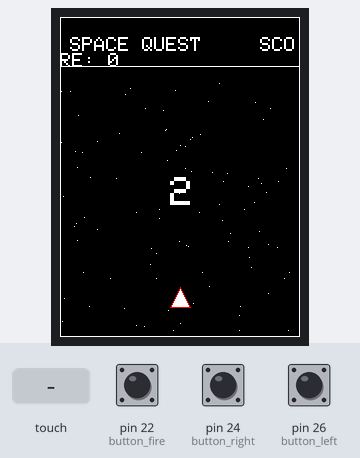
A sketch run on a simulated Arduino Mega 2560, built with avr-gcc and run on an emulated ATmega2560. On the bench: 240×320 colour display. The inputs (shaded band) are chosen by the test bench; at power-on: pin 22 (button_fire) LOW, pin 24 (button_right) LOW, pin 26 (button_left) LOW. Random numbers use the default seed unless the sketch sets one; what the sketch prints to the serial monitor is not drawn.

Above: at 2.0 s.
2.1 s: touch panel pressed at 13 % / 70 % of its raw x / y range
At 4.01 s:
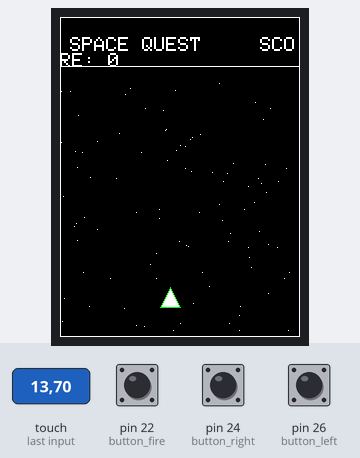
5.1 s: pin 22 (button_fire) pulled HIGH for 0.15 s
6.8 s: pin 22 (button_fire) pulled HIGH for 1 s
At 6.9 s:
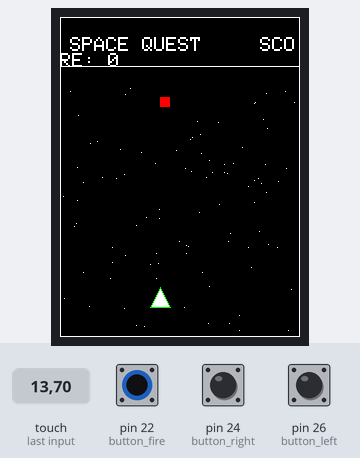
9.3 s: touch panel pressed at 13 % / 90 % of its raw x / y range
At 9.47 s:
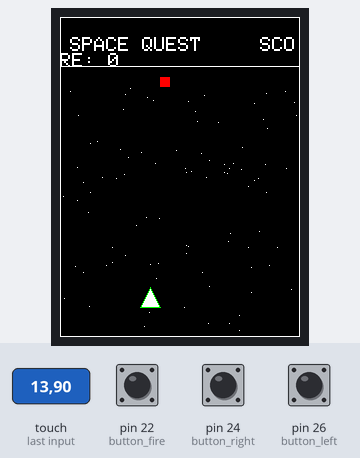
10.9 s: pin 24 (button_right) pulled HIGH for 0.15 s
At 12.0 s:
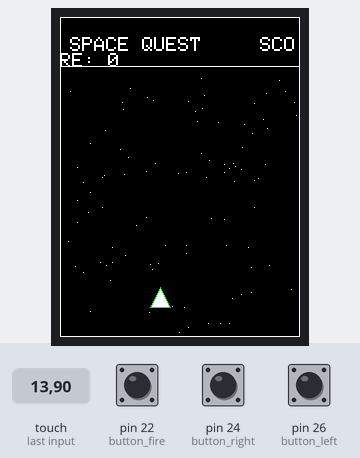
12.5 s: pin 26 (button_left) pulled HIGH for 0.15 s
At 13.1 s:
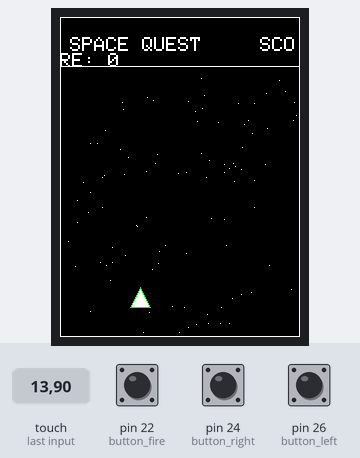

The sketch:

gmae.ino
```cpp
// Paint example specifically for the TFTLCD breakout board.
// If using the Arduino shield, use the tftpaint_shield.pde sketch instead!
// DOES NOT CURRENTLY WORK ON ARDUINO LEONARDO
//Technical support:goodtft@163.com

#include <Adafruit_GFX.h>    // Core graphics library
#include <Adafruit_TFTLCD.h> // Hardware-specific library
#include <TouchScreen.h>
#include "DHT.h"

#if defined(__SAM3X8E__)
    #undef __FlashStringHelper::F(string_literal)
    #define F(string_literal) string_literal
#endif

#define YP A2  // must be an analog pin, use "An" notation!
#define XM A3  // must be an analog pin, use "An" notation!
#define YM 8   // can be a digital pin
#define XP 9   // can be a digital pin

#define TS_MINX 130
#define TS_MAXX 905

#define TS_MINY 75
#define TS_MAXY 930

TouchScreen ts = TouchScreen(XP, YP, XM, YM, 300);

#define LCD_CS A3
#define LCD_CD A2
#define LCD_WR A1
#define LCD_RD A0
#define LCD_RESET A4
#define  BLACK   0x0000
#define BLUE    0x001F
#define RED     0xF800
#define GREEN   0x07E0
#define CYAN    0x07FF
#define MAGENTA 0xF81F
#define YELLOW  0xFFE0
#define WHITE   0xFFFF

#define DHTPIN 22
#define DHTTYPE DHT22

DHT dht(DHTPIN, DHTTYPE);
int oldcolor, currentcolor;

int stars_i[100];
int stars_j[100];
int star_count = 0;
int loop_count = 0;

int ship_x;
int ship_y;
int ship_h;
int ship_last_x = ship_x;
int ship_last_y = ship_y;

const int button_fire = 22;
const int button_left = 26;
const int button_right = 24;

int left_state = 0;
int right_state = 0;
int fire_state = 0;

int shots[] = {50,50,50,0,0,0,0,0,0};

int begin_st = true;

#include <MCUFRIEND_kbv.h>
MCUFRIEND_kbv tft;
void setup(void) {
  Serial.begin(9600);

  tft.reset();

  uint16_t identifier = tft.readID();

  pinMode(button_left, INPUT);
  pinMode(button_right, INPUT);
  pinMode(button_fire, INPUT);

  if(identifier == 0x9325) {
    Serial.println(F("Found ILI9325 LCD driver"));
  } else if(identifier == 0x9328) {
    Serial.println(F("Found ILI9328 LCD driver"));
  } else if(identifier == 0x4535) {
    Serial.println(F("Found LGDP4535 LCD driver"));
  }else if(identifier == 0x7575) {
    Serial.println(F("Found HX8347G LCD driver"));
  } else if(identifier == 0x9341) {
    Serial.println(F("Found ILI9341 LCD driver"));
  }else if(identifier == 0x7783) {
    Serial.println(F("Found ST7781 LCD driver"));
  }else if(identifier == 0x8230) {
    Serial.println(F("Found UC8230 LCD driver"));
  }
  else if(identifier == 0x8357) {
    Serial.println(F("Found HX8357D LCD driver"));
  } else if(identifier==0x0101)
  {
      identifier=0x9341;
       Serial.println(F("Found 0x9341 LCD driver"));
  }else if(identifier==0x9481)
  {
       Serial.println(F("Found 0x9481 LCD driver"));
  }
  else if(identifier==0x9486)
  {
       Serial.println(F("Found 0x9486 LCD driver"));
  }
  else {
    Serial.print(F("Unknown LCD driver chip: "));
    Serial.println(identifier, HEX);
    Serial.println(F("If using the Adafruit 2.8\" TFT Arduino shield, the line:"));
    Serial.println(F("  #define USE_ADAFRUIT_SHIELD_PINOUT"));
    Serial.println(F("should appear in the library header (Adafruit_TFT.h)."));
    Serial.println(F("If using the breakout board, it should NOT be #defined!"));
    Serial.println(F("Also if using the breakout, double-check that all wiring"));
    Serial.println(F("matches the tutorial."));
    identifier=0x9486;

  }

  tft.begin(identifier);
  Serial.print("TFT size is "); Serial.print(tft.width()); Serial.print("x"); Serial.println(tft.height());
  tft.setRotation(0);

  tft.fillScreen(BLACK);

  /*void drawRoundRect(uint16_t x0, uint16_t y0, uint16_t w, uint16_t h, uint16_t radius, uint16_t color);*/
  tft.drawRect(0,0,tft.width(),tft.height(),WHITE);
  tft.drawRect(0,0,tft.width(),50,WHITE);

  //51 draw stars
  int rando_j = 0;
  int rando_i = 0;
  int v = 0;
  for (v; v < 100; v++) {
      rando_i = random(1, tft.width() - 1);
      rando_j = random(51, tft.height() - 1);
      stars_i[v] = rando_i;
      stars_j[v] = rando_j;
  }
  int i = 0;
  for (i; i < 100; i++) {
    tft.drawPixel(stars_i[i], stars_j[i], WHITE);
  }

  //draw ship
  tft.fillTriangle((tft.width()/2)-10,tft.height()-30,(tft.width()/2)+10,tft.height()-30, tft.width()/2, tft.height() - 50,WHITE);
  tft.drawTriangle((tft.width()/2)-10,tft.height()-30,(tft.width()/2)+10,tft.height()-30, tft.width()/2, tft.height() - 50,RED);
  ship_x = tft.width()/2;
  ship_y = tft.height() - 30;
  ship_h = 20;
  pinMode(13, OUTPUT);

  // draw title and score

  tft.setCursor(10,20);
  tft.setTextColor(WHITE);
  tft.setTextSize(2);
    tft.print("S");
  delay(30);
    tft.print("P");
  delay(30);
    tft.print("A");
  delay(30);
    tft.print("C");
  delay(30);
    tft.print("E");
  delay(30);
    tft.print(" ");
  delay(30);
    tft.print("Q");
  delay(30);
    tft.print("U");
  delay(30);
    tft.print("E");
  delay(30);
    tft.print("S");
  delay(30);
    tft.print("T");
  delay(30);

  tft.setCursor(200,20);
      tft.print("S");
  delay(30);
    tft.print("C");
  delay(30);
    tft.print("O");
  delay(30);
    tft.print("R");
  delay(30);
    tft.print("E");
  delay(30);
    tft.print(":");
  delay(30);
    tft.print(" ");
  delay(30);
    tft.print("0");
  delay(30);
}

#define MINPRESSURE 10
#define MAXPRESSURE 1000

void loop()
{
  digitalWrite(13, HIGH);
  TSPoint p = ts.getPoint();
  digitalWrite(13, LOW);

  left_state = digitalRead(button_left);
  right_state = digitalRead(button_right);
  fire_state = digitalRead(button_fire);


  pinMode(XM, OUTPUT);
  pinMode(YP, OUTPUT);

  tft.fillRect(1,50,tft.width() - 2, 10, BLACK);
  tft.drawLine(0,0,0,tft.height(), WHITE);

  if (begin_st == true) {
    tft.setCursor(tft.width()/2 - 10,tft.height()/2);
    tft.setTextColor(WHITE);
    tft.setTextSize(4);
    tft.setTextWrap(false);
    tft.print("3");
    delay(1000);
    tft.setTextColor(BLACK);
    tft.setCursor(tft.width()/2 - 10,tft.height()/2);
    tft.print("3");
    tft.setTextColor(WHITE);
    tft.setCursor(tft.width()/2 - 10,tft.height()/2);
    tft.print("2");
    delay(1000);
    tft.setTextColor(BLACK);
    tft.setCursor(tft.width()/2 - 10,tft.height()/2);
    tft.print("2");
    tft.setTextColor(WHITE);
    tft.setCursor(tft.width()/2 - 10,tft.height()/2);
    tft.print("1");
    delay(1000);
    tft.setTextColor(BLACK);
    tft.setCursor(tft.width()/2 - 10,tft.height()/2);
    tft.print("1");
    begin_st = false;
  }


  if (left_state == HIGH && right_state == HIGH && fire_state == HIGH) {
    delay(150);
    int p_state = false;
    int l;
    int r;
    int f;
    tft.setCursor(tft.width()/2 - 50,tft.height()/2);
    tft.setTextColor(WHITE);
    tft.setTextSize(4);
    tft.setTextWrap(false);
    tft.print("PAUSE");
    tft.setTextColor(BLACK);
    while(p_state != true) {
      l = digitalRead(button_left);
      r = digitalRead(button_right);
      f = digitalRead(button_fire);
      if(l == HIGH && r == HIGH && f == HIGH) {
        p_state = true;
        tft.setCursor(tft.width()/2 - 50,tft.height()/2);
        tft.print("PAUSE");
      }
      delay(50);
    }
  }

  if (loop_count == 0) {
    loop_count = 0;
    if (star_count == 100) {
      star_count = 0;
    }
    int rando_i = random(1, tft.width() - 1);
    int rando_j = random(51, tft.height() - 1);
    tft.drawPixel(stars_i[star_count], stars_j[star_count], BLACK);
    stars_i[star_count] = rando_i;
    stars_j[star_count] = rando_j;
    tft.drawPixel(stars_i[star_count], stars_j[star_count], WHITE);
    star_count++;
  }
  //loop_count++;

  ship_last_x = ship_x;
  ship_last_y = ship_y;

  if (left_state == HIGH && right_state == LOW) {
    if (ship_x > 20) {
      ship_x -= 20;
    }
  } else if (right_state == HIGH &&  left_state == LOW) {
    if (ship_x < 300) {
      ship_x += 20;
    }
  } else {

  }

  if (fire_state == HIGH) {
    if (shots[0] == 50){
      shots[0] += 10;
      shots[3] = ship_x;
    } else if (shots[1] == 50) {
      shots[1] += 10;
      shots[4] = ship_x;
    } else if (shots[2] == 50) {
      shots[2] += 10;
      shots[5] = ship_x;
    } else {

    }
    delay(150);
  }
  if ((shots[0] != 50) || (shots[1] != 50) || (shots[2] != 50)){
    if ((shots[0] >= tft.height() - 50) || (shots[1] >= tft.height() - 50) || (shots[2] >= tft.height() - 50)) {
        if (shots[0] >= tft.height() - 50) {
          shots[0] = 50;
          shots[3] = 0;
        } else if (shots[1] >= tft.height() - 50) {
          shots[1] = 50;
          shots[4] = 0;
        } else {
          shots[2] = 50;
          shots[5] = 0;
        }
    } else {
      if (shots[0] != 50) {
        shots[0] += 10;
      }
      if (shots[1] != 50) {
        shots[1] += 10;
      }
      if (shots[2] != 50) {
        shots[2] += 10;
      }
    }
    if (shots[0] != 50) {
      tft.fillRect(shots[3],tft.height()-shots[0],10,10,RED);
      tft.fillRect(shots[6],tft.height()-shots[0] + 20,10,10,BLACK);
      tft.fillRect(shots[6],tft.height()-shots[0] + 10,10,10,BLACK);
      shots[6] = shots[3];
    }
    if (shots[1] != 50) {
       tft.fillRect(shots[4],tft.height()-shots[1],10,10,RED);
       tft.fillRect(shots[7],tft.height()-shots[1] + 20,10,10,BLACK);

       tft.fillRect(shots[7],tft.height()-shots[1] + 10,10,10,BLACK);
       shots[7] = shots[4];
    }
    if (shots[2] != 50) {
       tft.fillRect(shots[5],tft.height()-shots[2],10,10,RED);
       tft.fillRect(shots[8],tft.height()-shots[2] + 20,10,10,BLACK);

       tft.fillRect(shots[8],tft.height()-shots[2] + 10,10,10,BLACK);
        shots[8] = shots[5];
    }


  }


    Serial.print("Shots[0]: ");
  Serial.print(shots[0]);
    Serial.print(", Shots[1]: ");
  Serial.print(shots[1]);
    Serial.print(", Shots[2]: ");
  Serial.print(shots[2]);
    Serial.print(", Shots[3]: ");
  Serial.print(shots[3]);
    Serial.print(", Shots[4]: ");
  Serial.print(shots[4]);
    Serial.print(", Shots[5]: ");
  Serial.print(shots[5]);
    Serial.print("\n\n");

  if (p.z > MINPRESSURE && p.z < MAXPRESSURE) {
    p.x = p.x + p.y;
    p.y = p.x - p.y;
    p.x = p.x - p.y;

    p.x = map(p.x, TS_MINX, TS_MAXX, tft.width(), 0);
    p.y = tft.height()-(map(p.y, TS_MINY, TS_MAXY, tft.height(), 0));

    if (p.x > 230) {
      if (ship_x < 300) {
        ship_x += 10;
      }
    }

    if (p.x < 90) {
      if (ship_x > 20) {
        ship_x -= 10;
      }
    }

    if (p.x > 90 && p.x < 230) {

    Serial.print("HELLO");
    if (shots[0] == 50){
      shots[0] += 10;
      shots[3] = ship_x;
    } else if (shots[1] == 50) {
      shots[1] += 10;
      shots[4] = ship_x;
    } else if (shots[2] == 50) {
      shots[2] += 10;
      shots[5] = ship_x;
    } else {

    }
    delay(150);
  }


    Serial.print("X: ");
    Serial.print(p.x);
    Serial.print("\n");

    Serial.print("Y: ");
    Serial.print(p.y);
    Serial.print("\n\n");
}
  if (ship_last_x != ship_x || ship_last_y != ship_y) {
   tft.fillTriangle(ship_last_x-10,ship_last_y,ship_last_x+10,ship_last_y,ship_last_x,ship_last_y-ship_h,BLACK);
  }
  tft.fillTriangle(ship_x-10,ship_y,ship_x+10,ship_y,ship_x,ship_y-ship_h,WHITE);
  tft.drawTriangle(ship_x-10,ship_y,ship_x+10,ship_y,ship_x,ship_y-ship_h,GREEN);
}
```
